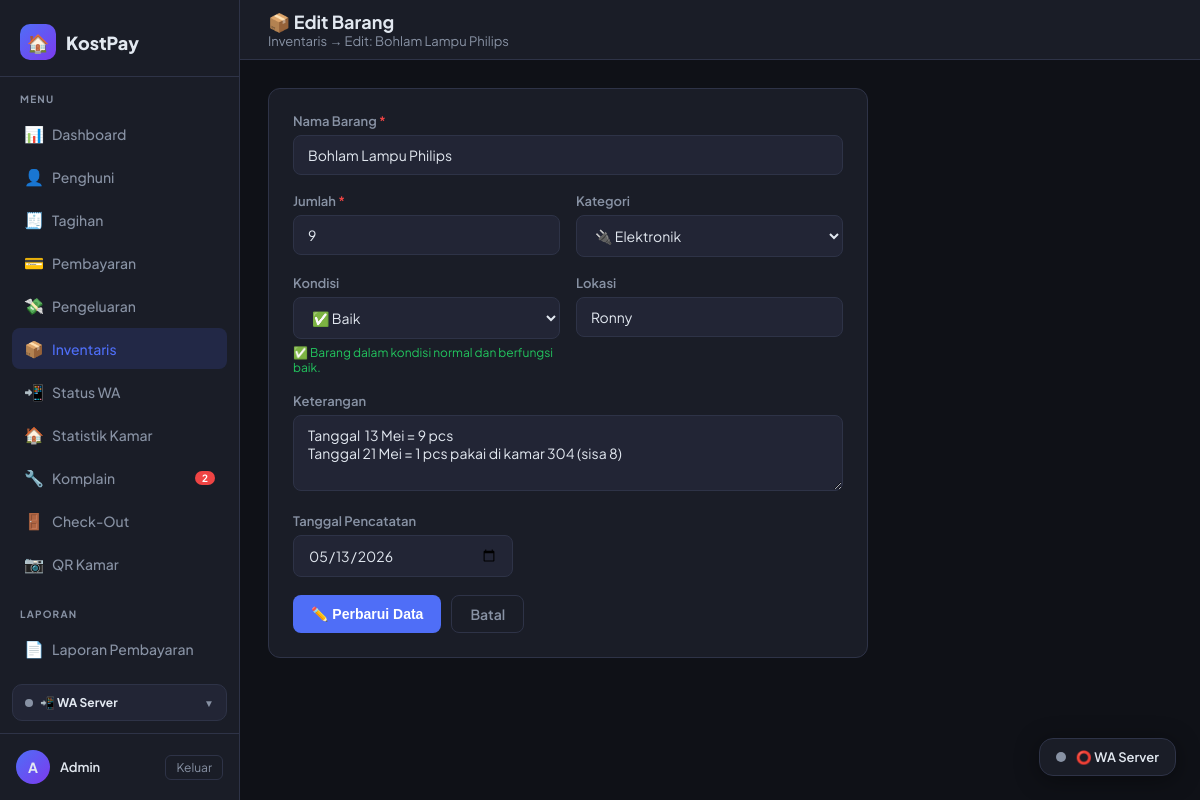
Screenshot of /inventaris/edit/2 (signed in) with the database file from the repository.
### tables this page shows
CREATE TABLE inventaris (
            id          INTEGER PRIMARY KEY AUTOINCREMENT,
            nama_barang TEXT    NOT NULL,
            jumlah      INTEGER NOT NULL DEFAULT 1,
            kategori    TEXT    NOT NULL DEFAULT 'lainnya',
            kondisi     TEXT    NOT NULL DEFAULT 'baik',
            lokasi      TEXT,
            keterangan  TEXT,
            tanggal     TEXT    NOT NULL DEFAULT (date('now','localtime')),
            created_at  TEXT    DEFAULT (datetime('now','localtime'))
        );

### routes/inventaris_routes.py (the view, shortened to what this page needs)
@inventaris_bp.route('/edit/<int:iid>', methods=['GET', 'POST'])
@login_required
def edit(iid):
    _init_table()
    conn = get_db()
    row  = conn.execute("SELECT * FROM inventaris WHERE id=?", (iid,)).fetchone()
    conn.close()
    if not row:
        flash('Data tidak ditemukan.', 'danger')
        return redirect(url_for('inventaris.index'))
    return render_template('inventaris/form.html',
        mode='edit', data=dict(row),
        kategori=KATEGORI, kondisi=KONDISI,
        today=date.today().isoformat())

### models/database.py (called while the page is built)
def get_db():
    conn = sqlite3.connect(DATABASE)
    conn.row_factory = sqlite3.Row
    return conn

### routes/inventaris_routes.py (called while the page is built)
def _init_table():
    conn = get_db()
    conn.execute("""
        CREATE TABLE IF NOT EXISTS inventaris (
            id          INTEGER PRIMARY KEY AUTOINCREMENT,
            nama_barang TEXT    NOT NULL,
            jumlah      INTEGER NOT NULL DEFAULT 1,
            kategori    TEXT    NOT NULL DEFAULT 'lainnya',
            kondisi     TEXT    NOT NULL DEFAULT 'baik',
            lokasi      TEXT,
            keterangan  TEXT,
            tanggal     TEXT    NOT NULL DEFAULT (date('now','localtime')),
            created_at  TEXT    DEFAULT (datetime('now','localtime'))
        )
    """)
    conn.commit()
    conn.close()

### utils/auth.py (called while the page is built)
def login_required(f):
    @wraps(f)
    def decorated(*args, **kwargs):
        if 'admin_id' not in session:
            flash('Silakan login terlebih dahulu.', 'warning')
            return redirect(url_for('auth.login'))
        return f(*args, **kwargs)
    return decorated

### utils/context_processors.py (called while the page is built)
def register_context_processors(app):
    @app.context_processor
    def inject_komplain_badge():
        if not session.get('admin_id'):
            return {}
        try:
            from models.database import get_db
            row = get_db().execute(
                "SELECT COUNT(*) c FROM komplain WHERE status='baru'"
            ).fetchone()
            return {'komplain_baru_count': row['c'] if row and row['c'] else 0}
        except Exception:
            return {'komplain_baru_count': 0}

### templates/inventaris/form.html (shortened to what this page needs)
{% extends 'base.html' %}
{% block page_title %}📦 {{ 'Tambah' if mode == 'tambah' else 'Edit' }} Barang{% endblock %}
{% block breadcrumb %}
  <a href="{{ url_for('inventaris.index') }}" style="color:var(--muted); text-decoration:none;">Inventaris</a>
  → {{ 'Tambah Baru' if mode == 'tambah' else 'Edit: ' ~ (data.nama_barang or '') }}
{% endblock %}
{% block content %}
<div style="max-width: 600px;">
  <div class="card">
    <form method="POST">
      <div class="form-group">
        <label class="form-label">Nama Barang <span style="color:var(--red);">*</span></label>
        <input type="text" name="nama_barang"
               value="{{ data.nama_barang or '' }}"
               placeholder="cth: Kipas angin, Kasur single, Kunci kamar…"
               required autofocus>
      </div>
      <div style="display:grid; grid-template-columns:1fr 1fr; gap:16px;">
        <div class="form-group">
          <label class="form-label">Jumlah <span style="color:var(--red);">*</span></label>
          <input type="number" name="jumlah" min="1"
                 value="{{ data.jumlah or 1 }}"
                 placeholder="1" required>
        </div>
        <div class="form-group">
          <label class="form-label">Kategori</label>
          <select name="kategori">
            {% for k, label in kategori %}
              <option value="{{ k }}"
                {% if (data.kategori or 'lainnya') == k %}selected{% endif %}>
                {{ label }}
              </option>
            {% endfor %}
          </select>
        </div>
      </div>
      <div style="display:grid; grid-template-columns:1fr 1fr; gap:16px;">
        <div class="form-group">
          <label class="form-label">Kondisi</label>
          <select name="kondisi" id="sel-kondisi">
            {% for k, label in kondisi %}
              <option value="{{ k }}"
                {% if (data.kondisi or 'baik') == k %}selected{% endif %}>
                {{ label }}
              </option>
            {% endfor %}
          </select>
          <div id="kondisi-hint" style="margin-top:6px; font-size:12px;"></div>
        </div>
        <div class="form-group">
          <label class="form-label">Lokasi</label>
          <input type="text" name="lokasi"
                 value="{{ data.lokasi or '' }}"
                 placeholder="cth: Kamar 3, Dapur umum…">
        </div>
      </div>
      <div class="form-group">
        <label class="form-label">Keterangan</label>
        <textarea name="keterangan" rows="3"
                  placeholder="Catatan tambahan, nomor seri, merk, kondisi detail…"
                  style="width:100%; background:var(--surface2); border:1px solid var(--border);
                         border-radius:8px; padding:10px 14px; color:var(--text);
                         font-family:var(--font); font-size:14px; resize:vertical; outline:none;">{{ data.keterangan or '' }}</textarea>
      </div>
      <div class="form-group" style="max-width:220px;">
        <label class="form-label">Tanggal Pencatatan</label>
        <input type="date" name="tanggal"
               value="{{ data.tanggal or today }}">
      </div>
      <div style="display:flex; gap:10px; margin-top:8px;">
        <button type="submit" class="btn btn-primary">
          {{ '💾 Simpan Barang' if mode == 'tambah' else '✏️ Perbarui Data' }}
        </button>
        <a href="{{ url_for('inventaris.index') }}" class="btn btn-outline">Batal</a>
      </div>
    </form>
  </div>
</div>
{% endblock %}

### templates/base.html (style rules this page uses)
:root { --bg: #0f1117; --surface: #1a1d27; --surface2: #222535; --border: #2e3347; --accent: #4f6ef7; --accent2: #7c3aed; --green: #22c55e; --yellow: #eab308; --red: #ef4444; --text: #e2e8f0; --muted: #8892a4; --font: 'Plus Jakarta Sans', sans-serif; --mono: 'JetBrains Mono', monospace; --radius: 12px; --sidebar-w: 240px; }
* { box-sizing: border-box; margin: 0; padding: 0; }
body { font-family: var(--font); background: var(--bg); color: var(--text); min-height: 100vh; display: flex; }
.card { background: var(--surface); border: 1px solid var(--border); border-radius: var(--radius); padding: 24px; }
.btn { display: inline-flex; align-items: center; gap: 6px; padding: 9px 18px; border-radius: 8px; font-size: 14px; font-weight: 600; cursor: pointer; border: none; text-decoration: none; transition: all .15s; }
.btn-primary { background: var(--accent); color: #fff; }
.btn-outline { background: none; border: 1px solid var(--border); color: var(--muted); }
.form-group { margin-bottom: 18px; }
label { display: block; font-size: 13px; font-weight: 600; margin-bottom: 6px; color: var(--muted); }
input, select, textarea { width: 100%; background: var(--surface2); border: 1px solid var(--border); border-radius: 8px; padding: 10px 14px; color: var(--text); font-family: var(--font); font-size: 14px; outline: none; transition: border-color .15s; }
select option { background: var(--surface2); }

### templates/inventaris/form.html (style rules this page uses)
.form-group { margin-bottom: 18px; }
.form-label { display: block; font-size: 13px; font-weight: 600; color: var(--muted); margin-bottom: 6px; }
input[type=text], input[type=number], input[type=date], select, textarea { width: 100%; background: var(--surface2); border: 1px solid var(--border); border-radius: 8px; padding: 10px 14px; color: var(--text); font-family: var(--font); font-size: 14px; outline: none; transition: border-color .15s; }

### rows the page displays
inventaris: nama_barang "Edit: Bohlam Lampu Philips", nama_barang "Bohlam Lampu Philips", jumlah "9", kategori "🔌 Elektronik", kondisi "✅ Baik", lokasi "Ronny", keterangan "Tanggal 13 Mei = 9 pcs Tanggal 21 Mei = 1 pcs pakai di kamar 304 (sisa 8)", tanggal "05/13/2026"

### other values shown
{{ komplain_baru_count }} "2"
{{ (session.admin_nama or 'A')[0] }} "A"
{{ session.admin_nama or 'Admin' }} "Admin"
{{ 'Tambah' if mode == 'tambah' else 'Edit' }} "Edit"
{{ '💾 Simpan Barang' if mode == 'tambah' else '✏️ Perbarui Data' }} "✏️ Perbarui Data"
